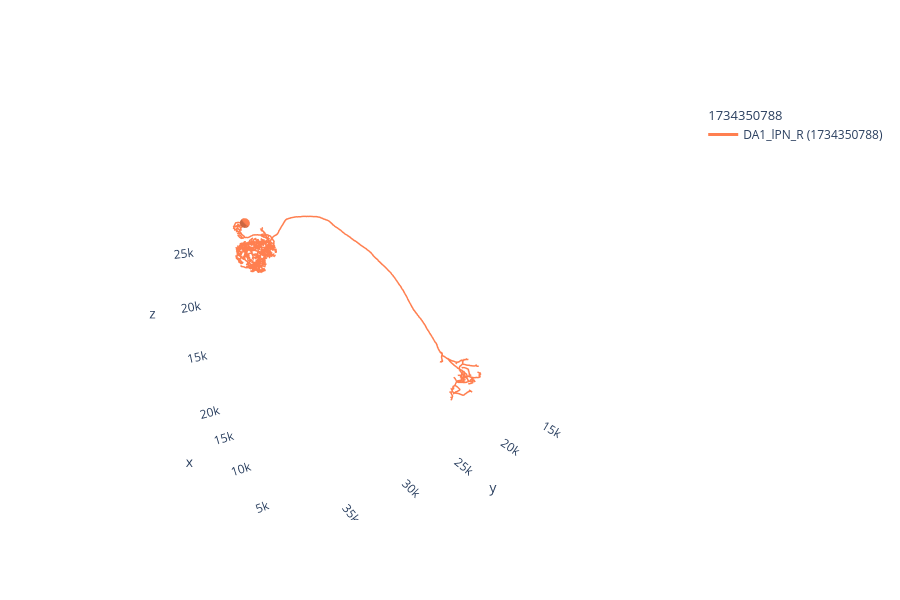

The cell this chart's notebook holds for it:
### Code cell
navis.plot3d(n, color="coral")

### Figure 1 — Plotly figure (JSON) as saved in the notebook; plotly's stock layout.template omitted (floating-point values rounded to 4 significant figures; data arrays with more than 128 entries replaced by an {"elided": "..."} marker saying what was removed)
{"data": [{"hoverinfo": "none", "hovertext": " ", "legendgroup": "1734350788", "legendgrouptitle": {"text": "1734350788"}, "line": {"color": "rgb(255,127,80)", "dash": "solid", "width": 3}, "mode": "lines", "name": "DA1_lPN_R (1734350788)", "opacity": 1, "showlegend": true, "type": "scatter3d", "x": {"elided": "5700 float values"}, "y": {"elided": "5700 float values"}, "z": {"elided": "5700 float values"}}, {"color": "rgb(255,127,80)", "hoverinfo": "name", "i": {"elided": "320 int values"}, "j": {"elided": "320 int values"}, "k": {"elided": "320 int values"}, "legendgroup": "1734350788", "showlegend": false, "type": "mesh3d", "x": {"elided": "162 float values"}, "y": {"elided": "162 float values"}, "z": {"elided": "162 float values"}}], "layout": {"autosize": true, "height": 600, "legend": {"bgcolor": "rgba(0,0,0,0)", "orientation": "v"}, "paper_bgcolor": "rgba(0,0,0,0)", "plot_bgcolor": "rgba(0,0,0,0)", "scene": {"aspectmode": "data", "aspectratio": {"x": 1, "y": 1, "z": 1}, "camera": {"eye": {"x": -1.743, "y": 1.071, "z": 0.71}, "up": {"x": 0, "y": 0, "z": 1}}, "xaxis": {"backgroundcolor": "rgb(240, 240, 240)", "gridcolor": "rgb(255, 255, 255)", "showbackground": false, "showgrid": false, "showline": false, "zerolinecolor": "rgb(255, 255, 255)"}, "yaxis": {"backgroundcolor": "rgb(240, 240, 240)", "gridcolor": "rgb(255, 255, 255)", "showbackground": false, "showgrid": false, "showline": false, "zerolinecolor": "rgb(255, 255, 255)"}, "zaxis": {"backgroundcolor": "rgb(240, 240, 240)", "gridcolor": "rgb(255, 255, 255)", "showbackground": false, "showgrid": false, "showline": false, "zerolinecolor": "rgb(255, 255, 255)"}}, "showlegend": true}}
